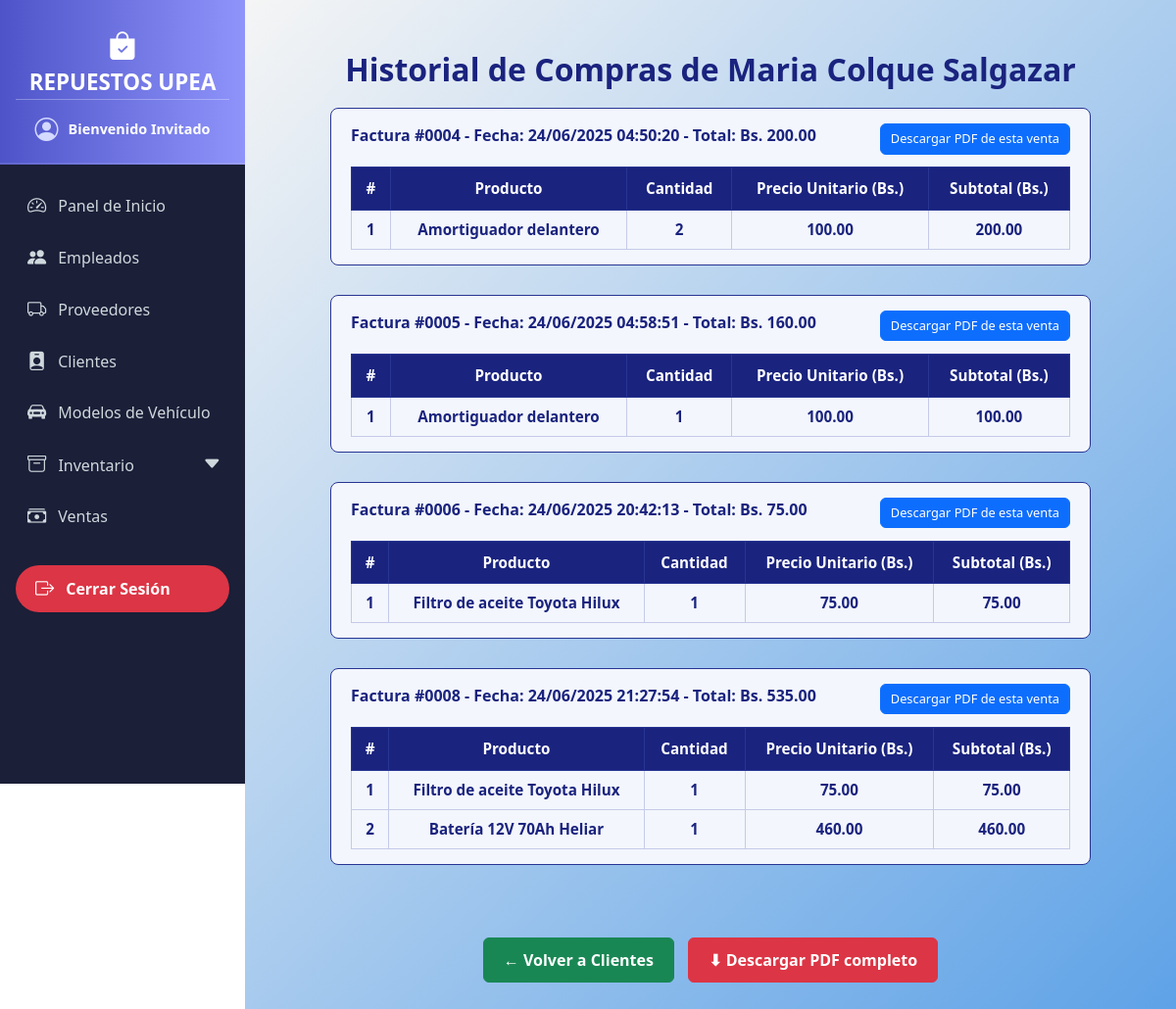
The page /clientes/2/historial on the database as committed earlier.
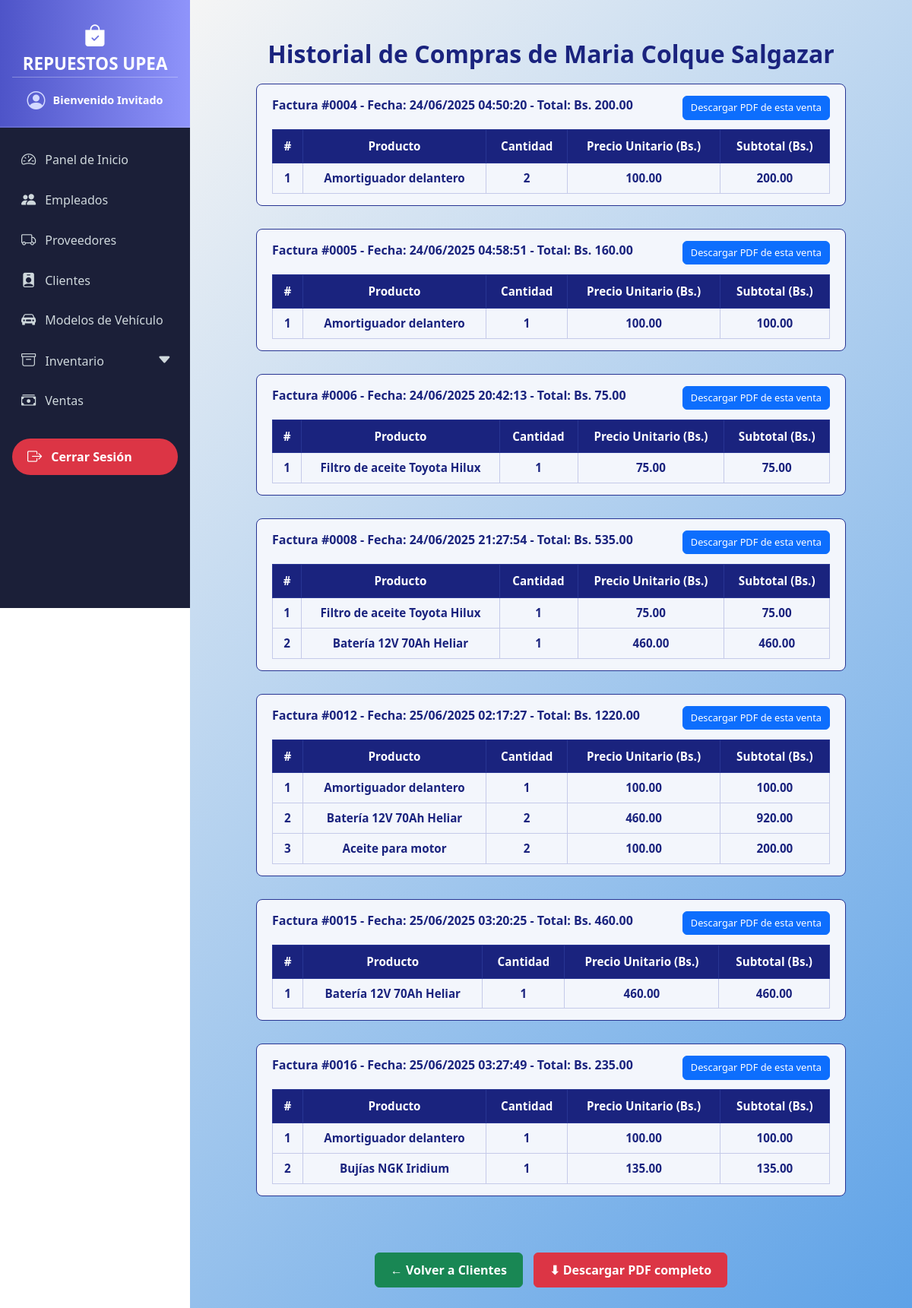
The same page on the database as committed later.
### models/venta_model.py (models this page shows, shortened)
class Venta(db.Model):
    __tablename__ = "ventas"
    id = db.Column(db.Integer, primary_key=True)
    fecha = db.Column(db.DateTime, default=datetime.utcnow, nullable=False)
    cliente_id = db.Column(db.Integer, db.ForeignKey("clientes.id"))
    empleado_id = db.Column(db.Integer, db.ForeignKey("empleados.id"))
    metodo_pago = db.Column(db.String(50), nullable=False)
    modelo_vehiculo_id = db.Column(db.Integer, db.ForeignKey("modelos_vehiculos.id"), nullable=True)
    total = db.Column(db.Float, nullable=False)
    cliente = db.relationship("Cliente", back_populates="ventas")
    empleado = db.relationship("Empleado", back_populates="ventas")
    detalles = db.relationship("DetalleVenta", back_populates="venta", cascade="all, delete-orphan")
    modelo_vehiculo = db.relationship("ModeloVehiculo", back_populates="ventas")
    def delete(self):
        db.session.delete(self)
        db.session.commit()

### models/detalle_venta_model.py (models this page shows, shortened)
class DetalleVenta(db.Model):
    __tablename__ = "detalle_venta"
    id = db.Column(db.Integer, primary_key=True)
    venta_id = db.Column(db.Integer, db.ForeignKey("ventas.id"))
    producto_id = db.Column(db.Integer, db.ForeignKey("productos.id"))
    cantidad = db.Column(db.Integer, nullable=False)
    precio_unitario = db.Column(db.Float, nullable=False)
    subtotal = db.Column(db.Float, nullable=False)
    venta = db.relationship("Venta", back_populates="detalles")
    producto = db.relationship("Producto", back_populates="detalles_venta")

### models/producto_model.py (models this page shows, shortened)
class Producto(db.Model):
    __tablename__ = "productos"
    id = db.Column(db.Integer, primary_key=True)
    nombre = db.Column(db.String(100), nullable=False)
    descripcion = db.Column(db.String(255))
    precio = db.Column(db.Float, nullable=False)
    stock = db.Column(db.Integer, nullable=False)
    imagen = db.Column(db.String(255), nullable=True)
    categoria_id = db.Column(db.Integer, db.ForeignKey("categorias.id"))
    categoria = db.relationship("Categoria", back_populates="productos")
    proveedores = db.relationship("ProductoProveedor", back_populates="producto")
    detalles_venta = db.relationship("DetalleVenta", back_populates="producto")

### controllers/cliente_controller.py (the view)
@cliente_bp.route('/<int:id>/historial')
def historial(id):
    cliente = Cliente.get_by_id(id)
    if not cliente:
        abort(404)
    return render_template('clientes/historial.html', cliente=cliente)

### models/cliente_model.py (called while the page is built)
    @staticmethod
    def get_by_id(id):
        return Cliente.query.get(id)

### run.py (called while the page is built)
@app.context_processor
def inject_active_path():
    def is_active(path):
        return 'active' if request.path == path else ''
    return dict(is_active=is_active)

@app.context_processor
def inject_carrito_count():
    carrito = session.get('carrito', {})
    total = sum(item['cantidad'] for item in carrito.values()) if carrito else 0
    return dict(carrito_count=total)

### templates/clientes/historial.html (shortened to what this page needs)
{% extends 'base.html' %}
{% block content %}
<div class="container" id="contenidoPDF">
  <h1 id="tituloPDF">Historial de Compras de {{ cliente.nombre }}</h1>
  <div id="ventasContenedor">
    {% if cliente.ventas %}
      {% for venta in cliente.ventas %}
      <div class="venta-block" id="venta-{{ venta.id }}">
        <div class="venta-header">
          Factura #{{ '%04d' | format(venta.id) }} - Fecha: {{ venta.fecha.strftime('%d/%m/%Y %H:%M:%S') }} - Total: Bs. {{ '%.2f'|format(venta.total) }}
        </div>
        <button class="btn btn-primary btn-venta-pdf" onclick="descargarVentaPDF('{{ venta.id }}', this)">
          Descargar PDF de esta venta
        </button>
        <div class="table-wrapper">
          <table>
            <thead>
              <tr>
                <th>#</th>
                <th>Producto</th>
                <th>Cantidad</th>
                <th>Precio Unitario (Bs.)</th>
                <th>Subtotal (Bs.)</th>
              </tr>
            </thead>
            <tbody>
              {% for detalle in venta.detalles %}
              <tr>
                <td>{{ loop.index }}</td>
                <td>{{ detalle.producto.nombre }}</td>
                <td>{{ detalle.cantidad }}</td>
                <td>{{ '%.2f'|format(detalle.precio_unitario) }}</td>
                <td>{{ '%.2f'|format(detalle.subtotal) }}</td>
              </tr>
              {% endfor %}
            </tbody>
          </table>
        </div>
      </div>
      {% endfor %}
    {% else %}
      <p style="text-align:center; color:#1a237e; font-style: italic;">No hay historial de compras para este cliente.</p>
    {% endif %}
  </div>
</div>
<div class="no-print text-center mt-4" id="botonesAccion">
  <a href="{{ url_for('cliente.index') }}" class="btn btn-success" style="padding: 10px 20px; font-weight: 700;">
    ← Volver a Clientes
  </a>
  <button onclick="descargarPDF()" class="btn btn-danger" style="padding: 10px 20px; font-weight: 700; margin-left: 10px;">
    ⬇ Descargar PDF completo
  </button>
</div>
{% endblock %}

Rows that differ between the two databases and show on the page:
added Venta: id "0012", fecha "25/06/2025 02:17:27", total "1220.00"
added DetalleVenta: producto.nombre "Amortiguador delantero", cantidad "1", precio_unitario "100.00", subtotal "100.00", shown under "0012"
added DetalleVenta: producto.nombre "Batería 12V 70Ah Heliar", cantidad "2", precio_unitario "460.00", subtotal "920.00", shown under "0012"
added DetalleVenta: producto.nombre "Aceite para motor", cantidad "2", precio_unitario "100.00", subtotal "200.00", shown under "0012"
added Venta: id "0015", fecha "25/06/2025 03:20:25", total "460.00"
added DetalleVenta: producto.nombre "Batería 12V 70Ah Heliar", cantidad "1", precio_unitario "460.00", subtotal "460.00", shown under "0015"
added Venta: id "0016", fecha "25/06/2025 03:27:49", total "235.00"
added DetalleVenta: producto.nombre "Amortiguador delantero", cantidad "1", precio_unitario "100.00", subtotal "100.00", shown under "0016"
added DetalleVenta: producto.nombre "Bujías NGK Iridium", cantidad "1", precio_unitario "135.00", subtotal "135.00", shown under "0016"
